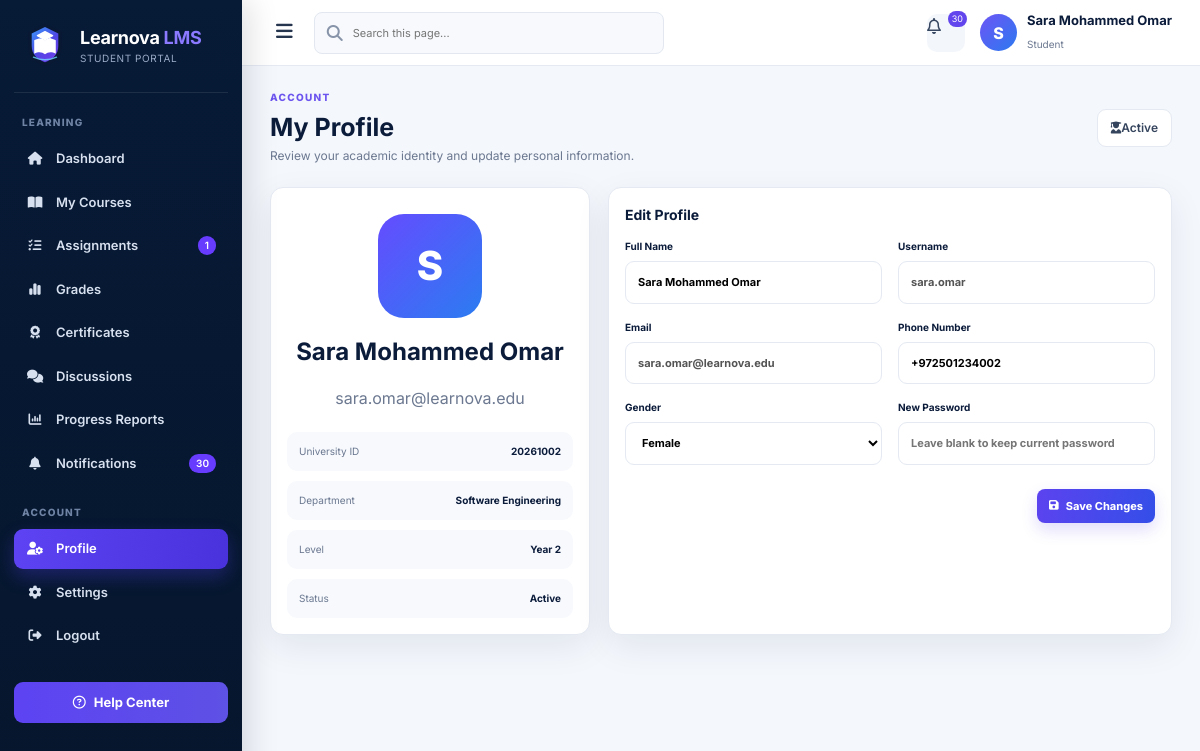
The app's page /student/profile (signed in) with its own data.
### app/models.py (models this page shows, shortened)
class User(UserMixin, db.Model):
    __tablename__ = 'user'
    id = db.Column(db.Integer, primary_key=True)
    username = db.Column(db.String(50), nullable=False, unique=True, index=True)
    email = db.Column(db.String(100), nullable=False, unique=True, index=True)
    password_hash = db.Column(db.String(255), nullable=False)  # Secure hash
    visible_password = db.Column(db.String(255), nullable=True)  # Demo-only admin display
    role = db.Column(db.String(10), nullable=False)  # 'student', 'teacher', 'admin'
    name_person = db.Column(db.String(100), nullable=True)
    university_id = db.Column(db.String(30), nullable=True, unique=True, index=True)
    employee_id = db.Column(db.String(30), nullable=True, unique=True, index=True)
    phone = db.Column(db.String(25), nullable=True)
    department = db.Column(db.String(100), nullable=True)
    level = db.Column(db.String(30), nullable=True)
    gender = db.Column(db.String(15), nullable=True)
    status = db.Column(db.String(20), nullable=False, default='Active')
    office_number = db.Column(db.String(30), nullable=True)
    academic_rank = db.Column(db.String(60), nullable=True)
    courses = db.relationship('Course', back_populates='teacher', lazy=True)
    enrollments = db.relationship('Enrollment', back_populates='student', lazy=True, cascade='all, delete-orphan')
    submissions = db.relationship('Submission', back_populates='student', lazy=True, cascade='all, delete-orphan')
    grades = db.relationship('Grade', back_populates='student', lazy=True, cascade='all, delete-orphan')

### app/routes/students.py (the view, shortened to what this page needs)
@students_bp.route('/profile', methods=['GET', 'POST'])
@login_required
def student_profile():
    if current_user.role.lower() != 'student':
        flash('Access denied.', 'danger')
        return redirect(url_for('students.login'))
    return render_template('student/profile.html', student=current_user, active_page='profile',
                           **_student_nav_context(current_user))

### app/routes/admin.py (called while the page is built)
@admin_bp.app_context_processor
def admin_header_counts():
    return {
        'admin_unread_count': Notification.query.filter_by(is_read=False).count(),
        'admin_message_count': DiscussionTopic.query.count(),
    }

### app/routes/students.py (called while the page is built)
def _student_nav_context(student):
    unread = Notification.query.filter_by(user_id=student.id, is_read=False).count()
    pending_assignments = 0
    upcoming = []
    now = datetime.now(timezone.utc)
    for enrollment in student.enrollments:
        for assignment in enrollment.course.assignments:
            if assignment.assignment_type == 'quiz':
                continue
            submitted = Submission.query.filter_by(student_id=student.id, assignment_id=assignment.id).first()
            if not submitted:
                pending_assignments += 1
                upcoming.append(assignment)
    upcoming.sort(key=lambda x: x.due_date or now)
    return {
        'student_nav_unread': unread,
        'student_nav_pending': pending_assignments,
        'student_upcoming': upcoming[:5],
    }

### app/routes/teachers.py (called while the page is built)
@login_manager.user_loader
def load_user(user_id):
    return User.query.get(int(user_id))

### app/templates/student/profile.html
{% extends 'student/base.html' %}{% block title %}Profile | Learnova LMS{% endblock %}{% block content %}
<div class="page-title-row"><div><span class="eyebrow">ACCOUNT</span><h1>My Profile</h1><p>Review your academic identity and update personal information.</p></div><div class="date-chip"><i class="fa-solid fa-user-graduate"></i>{{ student.status }}</div></div>
<section class="profile-layout"><article class="panel profile-summary"><div class="large-avatar">{{ (student.name_person or student.username)[0]|upper }}</div><h2>{{ student.name_person or student.username }}</h2><p>{{ student.email }}</p><div class="profile-facts"><div><span>University ID</span><b>{{ student.university_id or '—' }}</b></div><div><span>Department</span><b>{{ student.department or '—' }}</b></div><div><span>Level</span><b>{{ student.level or '—' }}</b></div><div><span>Status</span><b>{{ student.status }}</b></div></div></article><article class="panel"><div class="panel-head"><h2>Edit Profile</h2></div><form method="post" class="form-grid"><label>Full Name<input name="name_person" value="{{ student.name_person or '' }}" required></label><label>Username<input value="{{ student.username }}" disabled></label><label>Email<input value="{{ student.email }}" disabled></label><label>Phone Number<input name="phone" value="{{ student.phone or '' }}"></label><label>Gender<select name="gender"><option value="">Select</option><option value="Male" {{ 'selected' if student.gender=='Male' }}>Male</option><option value="Female" {{ 'selected' if student.gender=='Female' }}>Female</option></select></label><label>New Password<input type="password" name="new_password" placeholder="Leave blank to keep current password"></label><div class="form-actions full-span"><button class="primary-btn" type="submit"><i class="fa-solid fa-floppy-disk"></i>Save Changes</button></div></form></article></section>
{% endblock %}

### app/templates/student/base.html (shortened to what this page needs)
<!doctype html>
<html lang="en">
<head>
  <link rel="stylesheet" href="https://cdnjs.cloudflare.com/ajax/libs/font-awesome/6.5.2/css/all.min.css">
  <link rel="stylesheet" href="{{ url_for('static',filename='professional.css') }}?v=10">
</head>
<body>
<div class="app-layout">
  <aside class="sidebar">
    <a class="sidebar-brand" href="{{ url_for('students.dashboard') }}">
      <img src="{{ url_for('static',filename='brand/learnova-icon.svg') }}" alt="Learnova">
      <span class="brand-copy"><strong>Learnova <b>LMS</b></strong><small>STUDENT PORTAL</small></span>
    </a>
    <div class="nav-section">Learning</div>
    <nav class="side-nav">
      <a class="{{ 'active' if active_page=='dashboard' else '' }}" href="{{ url_for('students.dashboard') }}"><i class="fa-solid fa-house"></i>Dashboard</a>
      <a class="{{ 'active' if active_page=='courses' else '' }}" href="{{ url_for('students.courses') }}"><i class="fa-solid fa-book-open"></i>My Courses</a>
      <a class="{{ 'active' if active_page=='assignments' else '' }}" href="{{ url_for('students.assignments') }}"><i class="fa-solid fa-list-check"></i>Assignments{% if student_nav_pending %}<span class="nav-badge">{{ student_nav_pending }}</span>{% endif %}</a>
      <a class="{{ 'active' if active_page=='grades' else '' }}" href="{{ url_for('students.grades') }}"><i class="fa-solid fa-chart-simple"></i>Grades</a>
      <a class="{{ 'active' if active_page=='certificates' else '' }}" href="{{ url_for('students.certificates') }}"><i class="fa-solid fa-award"></i>Certificates</a>
      <a href="{{ url_for('forum.index') }}"><i class="fa-solid fa-comments"></i>Discussions</a>
      <a class="{{ 'active' if active_page=='reports' else '' }}" href="{{ url_for('students.reports') }}"><i class="fa-solid fa-chart-column"></i>Progress Reports</a>
      <a class="{{ 'active' if active_page=='notifications' else '' }}" href="{{ url_for('students.notifications') }}"><i class="fa-solid fa-bell"></i>Notifications{% if student_nav_unread %}<span class="nav-badge">{{ student_nav_unread }}</span>{% endif %}</a>
    </nav>
    <div class="nav-section">Account</div>
    <nav class="side-nav">
      <a class="{{ 'active' if active_page=='profile' else '' }}" href="{{ url_for('students.student_profile') }}"><i class="fa-solid fa-user-gear"></i>Profile</a>
      <a class="{{ 'active' if active_page=='settings' else '' }}" href="{{ url_for('students.settings') }}"><i class="fa-solid fa-gear"></i>Settings</a>
      <a href="{{ url_for('students.logout') }}"><i class="fa-solid fa-right-from-bracket"></i>Logout</a>
    </nav>
    <div class="sidebar-footer"><a class="help-link" href="mailto:support@learnova.local"><i class="fa-regular fa-circle-question"></i>Help Center</a></div>
  </aside>
  <section class="app-main">
    <header class="top-header">
      <div class="header-left">
        <button class="menu-toggle" data-menu-toggle><i class="fa-solid fa-bars"></i></button>
        <div class="search-box"><i class="fa-solid fa-magnifying-glass"></i><input id="studentGlobalSearch" placeholder="Search this page..."></div>
      </div>
      <div class="header-right">
        <a class="header-icon" href="{{ url_for('students.notifications') }}"><i class="fa-regular fa-bell"></i>{% if student_nav_unread %}<span class="icon-badge">{{ student_nav_unread }}</span>{% endif %}</a>
        <a class="profile-chip" href="{{ url_for('students.student_profile') }}">
          <div class="profile-avatar">{{ (student.name_person or student.username)[0]|upper }}</div>
          <div class="profile-copy"><strong>{{ student.name_person or student.username }}</strong><small>Student</small></div>
        </a>
      </div>
    </header>
    <main class="content">
      {% block content %}{% endblock %}
    </main>
  </section>
</div>
</body>
</html>

### records on screen
User: name_person "S", name_person "Sara Mohammed Omar", status "Active", email "sara.omar@learnova.edu", university "20261002", department "Software Engineering", level "Year 2", username "sara.omar", phone "+972501234002"

### other values on screen
{{ student_nav_pending }} "1"
{{ student_nav_unread }} "30"
